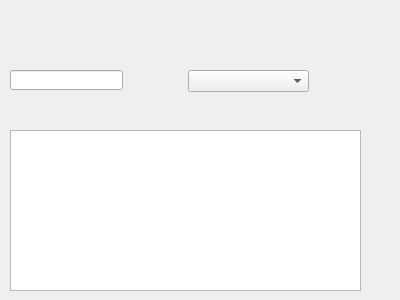
<?xml version="1.0" encoding="UTF-8"?>
<ui version="4.0">
 <class>module_type_dialog</class>
 <widget class="QDialog" name="module_type_dialog">
  <property name="geometry">
   <rect>
    <x>0</x>
    <y>0</y>
    <width>400</width>
    <height>300</height>
   </rect>
  </property>
  <property name="windowTitle">
   <string>Dialog</string>
  </property>
  <widget class="QLineEdit" name="lineEdit">
   <property name="geometry">
    <rect>
     <x>10</x>
     <y>70</y>
     <width>113</width>
     <height>20</height>
    </rect>
   </property>
  </widget>
  <widget class="QComboBox" name="comboBox">
   <property name="geometry">
    <rect>
     <x>188</x>
     <y>70</y>
     <width>121</width>
     <height>22</height>
    </rect>
   </property>
  </widget>
  <widget class="QLabel" name="label">
   <property name="geometry">
    <rect>
     <x>10</x>
     <y>50</y>
     <width>54</width>
     <height>12</height>
    </rect>
   </property>
   <property name="styleSheet">
    <string notr="true"/>
   </property>
   <property name="text">
    <string/>
   </property>
  </widget>
  <widget class="QLabel" name="label_2">
   <property name="geometry">
    <rect>
     <x>190</x>
     <y>50</y>
     <width>54</width>
     <height>12</height>
    </rect>
   </property>
   <property name="text">
    <string/>
   </property>
  </widget>
  <widget class="QTableWidget" name="tableWidget">
   <property name="geometry">
    <rect>
     <x>10</x>
     <y>130</y>
     <width>351</width>
     <height>161</height>
    </rect>
   </property>
  </widget>
  <widget class="QLabel" name="label_3">
   <property name="geometry">
    <rect>
     <x>10</x>
     <y>110</y>
     <width>54</width>
     <height>12</height>
    </rect>
   </property>
   <property name="text">
    <string/>
   </property>
  </widget>
 </widget>
 <resources/>
 <connections/>
</ui>
